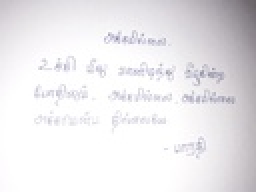
%> input picture DIP_2019_A4/q5_3.jpeg, 128 x 96 px, shrunk from 602 x 452 before the run (shown 2 times larger)
$ octave q5_3.m   (GNU Octave 9; MATLAB toolbox functions it lacks are replaced by stand-ins)
%> lines starting %> are read from the running program, lines starting %| are printed output that depends on the picture; in (x1, y1, x2, y2) boxes, pixels count from 0 and x2, y2 are one past the last pixel; in counts of white or black regions, pixels touching at a corner belong together; the program's own positions count from 1
### a4_20171142/src/CCL.m
function [label_img, label_num] = CCL(img)
    [m, n] = size(img);
    temp = zeros(m, n);
%   temp stores the labels

    label = 1;
    ET = [];
%   ET stores the links

    for i = 2: m
        for j = 2: n
            if(img(i,j) == 1)
                up = temp(i-1,j);
                left = temp(i,j-1);

                if(up == 0 && left == 0)
                    temp(i,j) = label;
                    ET(label) = label;
                    label = label + 1;

                elseif(up == 0 || left == 0)
                    temp(i,j) = max(up,left);

                elseif(up == left)
                    temp(i,j) = up;

                else
                    if(up > left)
                        temp(i,j) = left;
                        ET(up) = findlabel(ET, left);
                    else
                        temp(i,j) = up;
                        ET(left) = findlabel(ET, up);
                    end
                end
            end
        end
    end

    count = [0];
    t = 1;
    for i = 1:m
        for j = 1: n
            if(temp(i,j) ~= 0)
                temp(i,j) = ET(temp(i,j));
                for r = 1:t
                    if count(r) == temp(i,j)
                        break;
                    else if r == t
                            t = t+1;
                            count(t) = temp(i,j);
                        end
                    end
                end
            end
        end
    end

    label_img = temp;
    label_num = t - 1;
end

### a4_20171142/src/q5_3.m
clear all;
clc;

I = rgb2gray(imread("DIP_2019_A4/q5_3.jpeg"));
%> I: size 96x128 uint8; min 101, max 255, mean 234.2

I1 = imbinarize(I, 0.8);
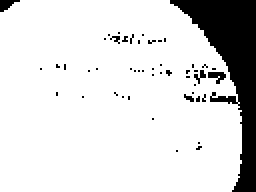
%> I1: size 96x128 logical (shown 2 times larger); 86.2% white; 49 black regions (46 under 20 px), largest, box (x1, y1, x2, y2) and area: (85, 0, 128, 96) 1506, (0, 0, 10, 6) 34, (104, 36, 113, 42) 32
I1 = imcomplement(I1);
% I1 = I1(66:287, 54:476);
% imshow(I1)


[a,b] = size(I1);
%> a = 96; b = 128

[label_img, k] = CCL(I1);
%> after the loop in CCL, `for i = 2: m`:
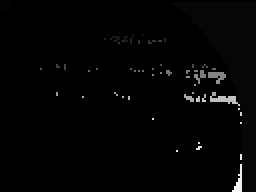
%> temp: size 96x128 double (shown 2 times larger); min 0, max 79, mean 1.1; drawn with min black and max white
%> after the loop in CCL, `for i = 2: m`: ET = 79 values, max 72 at index 72, min 1 at index 1, mean 29.85; label = 80; left = 2
%> after the loop in CCL, `for i = 1:m`:
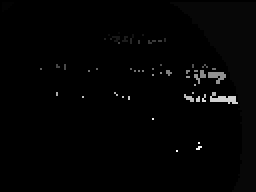
%> temp: size 96x128 double (shown 2 times larger); 0.46% of pixels changed, all inside (x1, y1, x2, y2) = (57, 20, 121, 96); drawn with min black and max white
%> after the loop in CCL, `for i = 1:m`: count = 61 values from 0 to 72; t = 61
%> in CCL, `label_num = t - 1;`: label_num = 60
%> k = 60

labels = unique(label_img);
%> labels = 61 values from 0 to 72
label_1hole = [];
label_2hole = [];


for i=2:k
    P = label_img == labels(i);
    Q = imfill(P, 'holes');
    P = Q-P;
%     P = imcomplement(P);

    [label1, k1] = CCL(P);

    if k1 == 1
        label_1hole = [label_1hole, labels(i)];
    elseif k1 == 2
        label_2hole = [label_2hole, labels(i)];
    end
end
%> this loop made 59 passes
%> (label_num in CCL, k1, label_1hole) on pass 39: (1, 1, 41)
%> (label_num in CCL, k1) on passes 1 to 6: (0, 0), (0, 0), (0, 0), (0, 0), (0, 0), (0, 0)
%> pass 1, `P = label_img == labels(i);`:
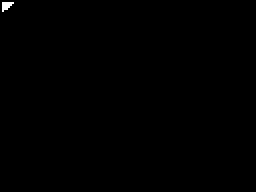
%> P: size 96x128 logical (shown 2 times larger); 0.15% white; 1 white region (1 under 20 px)
%> pass 2, `P = label_img == labels(i);`:
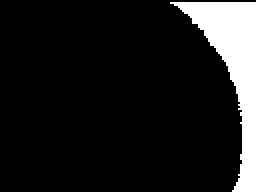
%> P: size 96x128 logical (shown 2 times larger); 11.6% white; 1 white region, box (x1, y1, x2, y2) and area: (85, 1, 128, 96) 1420
%> pass 3, `P = label_img == labels(i);`:
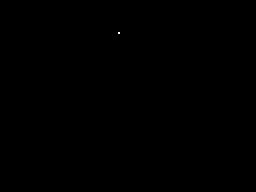
%> P: size 96x128 logical (shown 2 times larger); 0.01% white in thin lines or dots, all inside (x1, y1, x2, y2) = (59, 16, 60, 17)

[~,a1] = size(label_1hole);
%> a1 = 1
[~,a2] = size(label_2hole);
%> a2 = 0

I5 = zeros([a,b]);
for i=1:a1
    temp = label_img == label_1hole(i);
    I5 = I5 + temp;
end
%> this loop made 1 pass
%> pass 1, `temp = label_img == label_1hole(i);`:
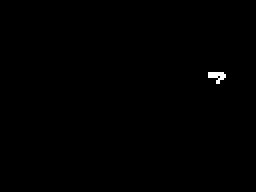
%> temp: size 96x128 logical (shown 2 times larger); 0.26% white in thin lines or dots, all inside (x1, y1, x2, y2) = (104, 36, 113, 42)

I6 = zeros([a,b]);
for i=1:a2
    temp = label_img == label_2hole(i);
    I6 = I6 + temp;
end
%> this loop made 0 passes
